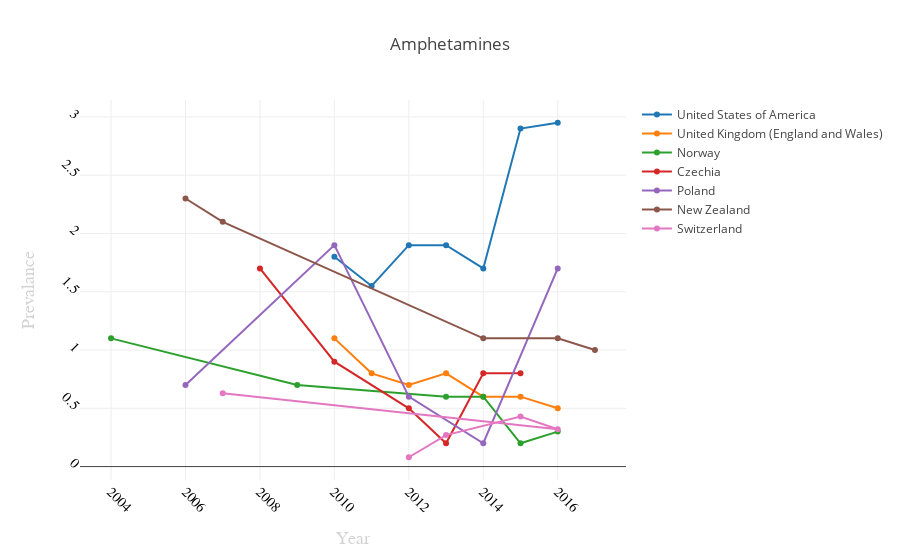

Notebook source saved alongside this figure:
### Code cell
"""
import pandas as pd


plotly.offline.plot({
    "data": [go.Scatter(x=dfu.Year, y=dfu['Prevalence'])],
    "layout": go.Layout(title="AMphetamines")
}, auto_open=True)
"""

data=[]
layout = go.Layout(title="Amphetamines",
    xaxis=dict(
        title='Year',
        titlefont=dict(
            family='Arial, sans-serif',
            size=18,
            color='lightgrey'
        ),
        showticklabels=True,
        tickangle=45,
        tickfont=dict(
            family='Old Standard TT, serif',
            size=14,
            color='black'
        ),
        exponentformat='e',
        showexponent='all'
    ),
    yaxis=dict(
        title='Prevalance',
        titlefont=dict(
            family='Arial, sans-serif',
            size=18,
            color='lightgrey'
        ),
        showticklabels=True,
        tickangle=45,
        tickfont=dict(
            family='Old Standard TT, serif',
            size=14,
            color='black'
        ),
        exponentformat='e',
        showexponent='all'
    )            
                   
)
for i in range(len(l)):
    dfu=df1[df1['Country']==l[i]]
    trace0= go.Scatter(x=dfu.Year,y=dfu['Prevalence'],name= l[i])
    data.append(trace0) 
fig = go.Figure(data=data, layout=layout)
iplot(fig, filename='axes-labels')    
#iplot(data)#layout: {' Title' : "Amphetamines" })#xTitle='Year',yTitle='Prevalence'}

### Figure 1 — Plotly figure (JSON) as saved in the notebook; plotly's stock layout.template omitted (floating-point values rounded to 4 significant figures)
{"data": [{"name": "United States of America", "type": "scatter", "uid": "8b4ad0a2-ab90-4f8b-8d3a-1aa4a25ad80c", "x": [2010, 2011, 2012, 2013, 2014, 2015, 2016], "y": [1.8, 1.55, 1.9, 1.9, 1.7, 2.9, 2.95]}, {"name": "United Kingdom (England and Wales)", "type": "scatter", "uid": "d55309ee-cb95-42ae-9d6c-865c75a1d1d9", "x": [2010, 2011, 2012, 2013, 2014, 2015, 2016], "y": [1.1, 0.8, 0.7, 0.8, 0.6, 0.6, 0.5]}, {"name": "Norway", "type": "scatter", "uid": "590c9003-79a7-4623-8a49-92f84d026458", "x": [2004, 2009, 2013, 2014, 2015, 2016], "y": [1.1, 0.7, 0.6, 0.6, 0.2, 0.3]}, {"name": "Czechia", "type": "scatter", "uid": "049bdb1c-18dc-46fa-a459-09ec2a96a066", "x": [2008, 2010, 2012, 2013, 2014, 2015], "y": [1.7, 0.9, 0.5, 0.2, 0.8, 0.8]}, {"name": "Poland", "type": "scatter", "uid": "6164b0bb-4485-4832-a777-9063177194b7", "x": [2006, 2010, 2012, 2014, 2016], "y": [0.7, 1.9, 0.6, 0.2, 1.7]}, {"name": "New Zealand", "type": "scatter", "uid": "ce97ae36-50b1-4c9b-ad54-1f9283a3b483", "x": [2006, 2007, 2014, 2016, 2017], "y": [2.3, 2.1, 1.1, 1.1, 1]}, {"name": "Switzerland", "type": "scatter", "uid": "534853ec-b51e-4740-bbf0-762b981aa237", "x": [2012, 2013, 2015, 2016, 2007], "y": [0.08, 0.27, 0.43, 0.32, 0.63]}], "layout": {"title": {"text": "Amphetamines"}, "xaxis": {"exponentformat": "e", "showexponent": "all", "showticklabels": true, "tickangle": 45, "tickfont": {"color": "black", "family": "Old Standard TT, serif", "size": 14}, "title": {"font": {"color": "lightgrey", "family": "Arial, sans-serif", "size": 18}, "text": "Year"}}, "yaxis": {"exponentformat": "e", "showexponent": "all", "showticklabels": true, "tickangle": 45, "tickfont": {"color": "black", "family": "Old Standard TT, serif", "size": 14}, "title": {"font": {"color": "lightgrey", "family": "Arial, sans-serif", "size": 18}, "text": "Prevalance"}}}}
